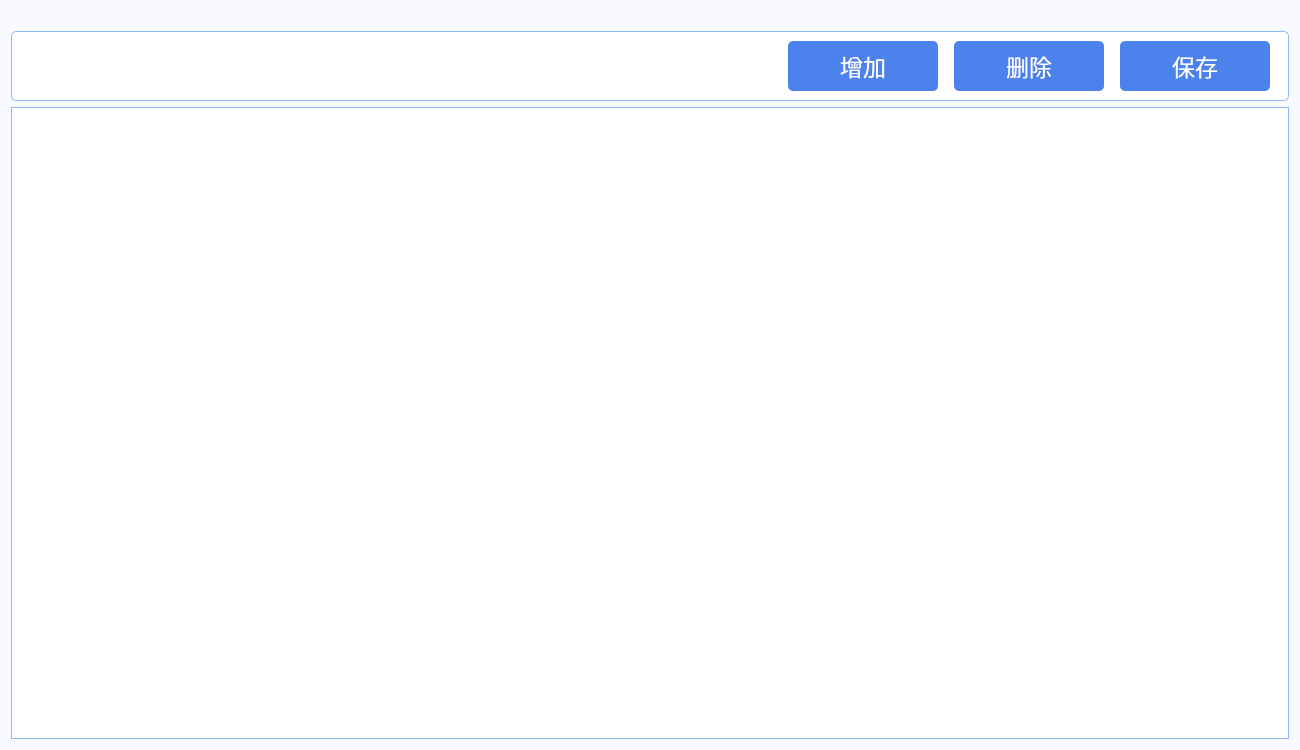
<?xml version="1.0" encoding="UTF-8"?>
<ui version="4.0">
 <class>AddNewData</class>
 <widget class="QWidget" name="AddNewData">
  <property name="geometry">
   <rect>
    <x>0</x>
    <y>0</y>
    <width>1300</width>
    <height>750</height>
   </rect>
  </property>
  <property name="minimumSize">
   <size>
    <width>1300</width>
    <height>750</height>
   </size>
  </property>
  <property name="windowTitle">
   <string>添加数据</string>
  </property>
  <property name="windowIcon">
   <iconset resource="res.qrc">
    <normaloff>:/res/addNewData.png</normaloff>:/res/addNewData.png</iconset>
  </property>
  <property name="styleSheet">
   <string notr="true">QWidget {
	font-family: 微软雅黑;
	background-color: #f9faff;
}
#widget_buttonMenu {
	background-color: #ffffff;
	border: 1px solid #8cb8fa;
	border-radius: 5px;
}
#tableWidget {
	background-color: #ffffff;
	border: 1px solid #8cb8fa;
}
#label_add, #label_delete, #label_save {
	background-color: #4c82eb;
	color: #ffffff;
	font-size: 23px;
	border-radius: 5px;
}
#label_add:hover, #label_delete:hover, #label_save:hover {
	background-color: #4074dd;
}</string>
  </property>
  <layout class="QVBoxLayout" name="verticalLayout">
   <item>
    <spacer name="verticalSpacer">
     <property name="orientation">
      <enum>Qt::Vertical</enum>
     </property>
     <property name="sizeType">
      <enum>QSizePolicy::Fixed</enum>
     </property>
     <property name="sizeHint" stdset="0">
      <size>
       <width>20</width>
       <height>10</height>
      </size>
     </property>
    </spacer>
   </item>
   <item>
    <widget class="QWidget" name="widget_buttonMenu" native="true">
     <property name="enabled">
      <bool>true</bool>
     </property>
     <property name="minimumSize">
      <size>
       <width>1260</width>
       <height>70</height>
      </size>
     </property>
     <property name="maximumSize">
      <size>
       <width>16777215</width>
       <height>50</height>
      </size>
     </property>
     <layout class="QHBoxLayout" name="horizontalLayout">
      <item>
       <spacer name="horizontalSpacer">
        <property name="orientation">
         <enum>Qt::Horizontal</enum>
        </property>
        <property name="sizeHint" stdset="0">
         <size>
          <width>40</width>
          <height>20</height>
         </size>
        </property>
       </spacer>
      </item>
      <item>
       <widget class="MyLabel" name="label_add">
        <property name="minimumSize">
         <size>
          <width>150</width>
          <height>50</height>
         </size>
        </property>
        <property name="maximumSize">
         <size>
          <width>150</width>
          <height>50</height>
         </size>
        </property>
        <property name="cursor">
         <cursorShape>PointingHandCursor</cursorShape>
        </property>
        <property name="text">
         <string>增加</string>
        </property>
        <property name="alignment">
         <set>Qt::AlignCenter</set>
        </property>
       </widget>
      </item>
      <item>
       <spacer name="horizontalSpacer_4">
        <property name="orientation">
         <enum>Qt::Horizontal</enum>
        </property>
        <property name="sizeType">
         <enum>QSizePolicy::Fixed</enum>
        </property>
        <property name="sizeHint" stdset="0">
         <size>
          <width>10</width>
          <height>20</height>
         </size>
        </property>
       </spacer>
      </item>
      <item>
       <widget class="MyLabel" name="label_delete">
        <property name="minimumSize">
         <size>
          <width>150</width>
          <height>50</height>
         </size>
        </property>
        <property name="maximumSize">
         <size>
          <width>150</width>
          <height>50</height>
         </size>
        </property>
        <property name="cursor">
         <cursorShape>PointingHandCursor</cursorShape>
        </property>
        <property name="text">
         <string>删除</string>
        </property>
        <property name="alignment">
         <set>Qt::AlignCenter</set>
        </property>
       </widget>
      </item>
      <item>
       <spacer name="horizontalSpacer_3">
        <property name="orientation">
         <enum>Qt::Horizontal</enum>
        </property>
        <property name="sizeType">
         <enum>QSizePolicy::Fixed</enum>
        </property>
        <property name="sizeHint" stdset="0">
         <size>
          <width>10</width>
          <height>20</height>
         </size>
        </property>
       </spacer>
      </item>
      <item>
       <widget class="MyLabel" name="label_save">
        <property name="minimumSize">
         <size>
          <width>150</width>
          <height>50</height>
         </size>
        </property>
        <property name="maximumSize">
         <size>
          <width>150</width>
          <height>50</height>
         </size>
        </property>
        <property name="cursor">
         <cursorShape>PointingHandCursor</cursorShape>
        </property>
        <property name="text">
         <string>保存</string>
        </property>
        <property name="alignment">
         <set>Qt::AlignCenter</set>
        </property>
       </widget>
      </item>
      <item>
       <spacer name="horizontalSpacer_2">
        <property name="orientation">
         <enum>Qt::Horizontal</enum>
        </property>
        <property name="sizeType">
         <enum>QSizePolicy::Fixed</enum>
        </property>
        <property name="sizeHint" stdset="0">
         <size>
          <width>10</width>
          <height>20</height>
         </size>
        </property>
       </spacer>
      </item>
     </layout>
    </widget>
   </item>
   <item>
    <spacer name="verticalSpacer_2">
     <property name="orientation">
      <enum>Qt::Vertical</enum>
     </property>
     <property name="sizeType">
      <enum>QSizePolicy::Fixed</enum>
     </property>
     <property name="sizeHint" stdset="0">
      <size>
       <width>20</width>
       <height>10</height>
      </size>
     </property>
    </spacer>
   </item>
   <item>
    <widget class="QTableWidget" name="tableWidget">
     <property name="autoScroll">
      <bool>true</bool>
     </property>
     <property name="tabKeyNavigation">
      <bool>true</bool>
     </property>
     <attribute name="horizontalHeaderVisible">
      <bool>true</bool>
     </attribute>
     <attribute name="horizontalHeaderCascadingSectionResizes">
      <bool>false</bool>
     </attribute>
     <attribute name="horizontalHeaderHighlightSections">
      <bool>true</bool>
     </attribute>
     <attribute name="horizontalHeaderShowSortIndicator" stdset="0">
      <bool>false</bool>
     </attribute>
     <attribute name="verticalHeaderVisible">
      <bool>false</bool>
     </attribute>
    </widget>
   </item>
  </layout>
 </widget>
 <customwidgets>
  <customwidget>
   <class>MyLabel</class>
   <extends>QLabel</extends>
   <header location="global">mylabel.h</header>
  </customwidget>
 </customwidgets>
 <resources>
  <include location="res.qrc"/>
 </resources>
 <connections/>
</ui>
